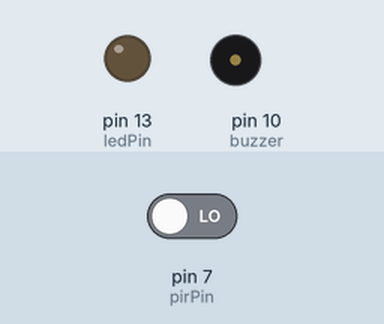
Simulated run of this sketch. Board: Arduino Uno, built with avr-gcc and run on an emulated ATmega328P. On the bench: output pins drawn as LEDs (lit = HIGH), buzzer (waves = sounding). Inputs (shaded band) come from the test bench; at power-on: pin 7 (pirPin) LOW. What the sketch prints to the serial monitor is not drawn.

Above: at 3.2 s.
3.3 s: pin 7 (pirPin) driven HIGH
At 4.8 s:
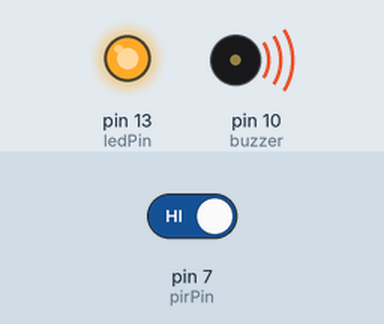
At 7.4 s:
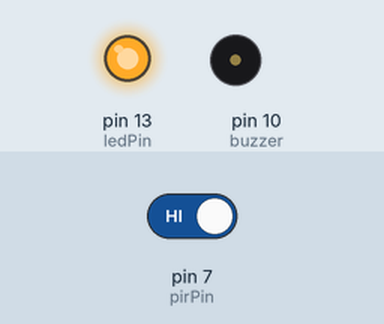
Timing chart, 0 to 12.8 s (numbered marks = the images above; inputs shaded):
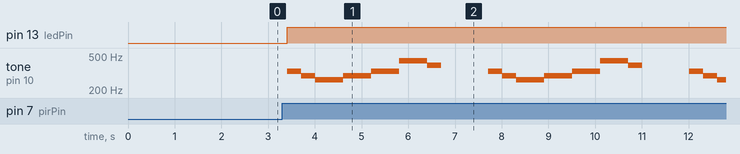

The sketch:

micon.ino
```cpp
#include <SoftwareSerial.h> /*シリアル通信を行うためのライブラリ*/
/***************送受信ピン*************************/
#define rxpin 8 // Arduino の受信ピンとして設定した pin 番号を X と置き換える
#define txpin 6 // Arduino の送信ピンとして設定した pin 番号を Y と置き換える
/***************送受信ピン*************************/

/**********走行関係*************/
#define RIGHT 1
#define LEFT -1
#define DRIVE 145 //(右回転速度,左回転速度)
/**********走行関係*************/

/******センサーパケットナンバー********/
#define CL 9
#define CFL 10
#define CFR 11
#define CR 12
#define BUMPSDROPS 7
#define IR 17
/******センサーパケットナンバー********/

// RX,TXピンの割り当て
SoftwareSerial softSerial = SoftwareSerial(rxpin, txpin);

int ledPin = 13; // LED on pin 13 of Arduino
int pirPin = 7;  // Input for HC-S501
int buzzer = 10;

void setup()
{
  delay(2000);
  pinMode(rxpin, INPUT);
  pinMode(txpin, OUTPUT);
  pinMode(pirPin, INPUT);
  pinMode(ledPin, OUTPUT);
  digitalWrite(ledPin, LOW);
  softSerial.begin(57600);
  Serial.begin(57600);   // シリアルモニターのボーレートもこれと一致させてください
  softSerial.write(128); // This command starts the OI. //irobot への書き込み オープンインターフェイス開始のコマンド（Open Interface マニュアル参照
  softSerial.write(132); // set mode to full
}
/*************************************************************
  LOOP
*************************************************************/
void loop()
{
    int CLFFlag=0, BMPFlag=0, IRFlag=0, PIRFlag=0;
    int preState=0, state = 0;
    int bump, drops, ir;
    /*データの読み取り（バンパーとホイールドロップ）*/
    drops = get_1byteData(BUMPSDROPS) & 0x1C;
    ir = get_1byteData(IR);

    /*フラグの操作*/
    if ((get_1byteData(CL) == 1) || (get_1byteData(CFL) == 1) || (get_1byteData(CFR) == 1) || (get_1byteData(CR) == 1))CLFFlag = 1;
    if (0<(get_1byteData(BUMPSDROPS)&0x03) && (get_1byteData(BUMPSDROPS)&0x03)<4)BMPFlag = 1;
    if ((ir==248) || (ir==244) || (ir==252) || (ir==250) || (ir==246) || (ir==254))IRFlag = 1;
    if (get_PIR() == 1)PIRFlag = 1;
    /*優先順位確定*/
    preState = set_priority(CLFFlag, BMPFlag, IRFlag, PIRFlag);
    state = subdivide(preState);
    subSumption(state);
}

byte get_1byteData(int op)
{
  byte sensor;

  softSerial.write(142);
  softSerial.write(op);
  delay(100);
  if (softSerial.available() > 0)
  {
    sensor = softSerial.read();
  }
  // Serial.print(op  );
  //Serial.println(sensor);
  return sensor;
}

int get_PIR(void)
{
  int pirVal;
  pirVal= digitalRead(pirPin);
  digitalWrite(ledPin, pirVal);
  //Serial.println(pirVal);
  return pirVal;
}

int set_priority(int flg1, int flg2, int flg3, int flg4)
{
  int priority = 0;
  /*
     1位：崖回避
     2位：障害物回避
     3位：ホームベースを追跡
     4位：人感センサを読み取り音楽を鳴らす
  */
  /*優先順位が高い行動を下に*/
  if (flg4 == 1)priority = 4;/*PIR*/
  if (flg3 == 1)priority = 3;/*IR*/
  if (flg2 == 1)priority = 2;/*BUMPER*/
  if (flg1 == 1) priority = 1;/*CLIF*/
  Serial.print("優先度=");
  Serial.println(priority);
  return priority;
}

int subdivide(int preState)
{
  int sstate = 0;
  int bumper = 0, infRays = 0;

  switch (preState)
  {
    case 0:
      sstate = 0;
      break;

    case 1: /*崖検知*/
      if ((get_1byteData(CFL) == 1) || (get_1byteData(CFR) == 1))sstate = 1;
      if (get_1byteData(CL) == 1)sstate = 2;
      if (get_1byteData(CR) == 1)sstate = 3;
      break;

    case 2: /*障害物検知*/
      bumper = get_1byteData(BUMPSDROPS) & 0x03;
      if (bumper == 3)sstate = 1;
      if (bumper == 2)sstate = 2;
      if (bumper == 1)sstate = 3;
      break;

    case 3:
      infRays = get_1byteData(IR);

      if (infRays == 248)sstate = 4;
      if (infRays == 244)sstate = 5;
      // if (infRays == 242)
      // {
      //   sstate = 6;
      // }
      if (infRays == 252)sstate = 7;
      if (infRays == 250)sstate = 8;
      if (infRays == 246)sstate = 9;
      if (infRays == 254)sstate = 10;
      break;

    case 4:
      sstate = 11;
      break;
  }
  return sstate;
}

/*pram1=右車輪速度, pram2=左車輪速度*/
void behave(int opecode, int param1, int param2)
{
  softSerial.write(opecode);
  softSerial.write((param1 & (0xFF << 8)) >> 8);
  softSerial.write(param1 & 0xFF);
  softSerial.write((param2 & (0xFF << 8)) >> 8);
  softSerial.write(param2 & 0xFF);
}

void turn(int direction, int time)
{
  behave(DRIVE, -200, -200);
  delay(500);
  if (direction == RIGHT)
  {
    behave(DRIVE, -350, 350);
  }
  else if (direction == LEFT)
  {
    behave(DRIVE, 350, -350);
  }
  delay(time);
  behave(DRIVE, 0, 0);
}

void subSumption(int state)
{
  switch (state)
  {
    /*何もしない=どのフラグも立ってない*/
    case 0:
      Serial.println("何もしない");
      break;

    case 1: /*正面に崖・障害物*/
      Serial.println("正面に崖・障害物");
      turn(RIGHT, 1252);
      break;

    case 2: /*左側に崖・障害物*/
      Serial.println("左側に崖・障害物");
      turn(RIGHT, 300);
      break;

    case 3: /*右側に崖・障害物*/
      Serial.println("右側に崖・障害物");
      turn(LEFT, 300);
      break;

    case 4: /*red bouy*/
      Serial.println("red bouy");
      behave(DRIVE, 115, 95);
      break;

    case 5: /*green bouy*/
      Serial.println("green bouy");
      behave(DRIVE, 95, 115);
      break;

    // case 6: /*force field*/
    // break;

    case 7: /*red and green*/
      Serial.println("red and breen");
      behave(DRIVE, 115, 115);
      break;

    case 8: /*red and force*/
      Serial.println("red and force");
      behave(DRIVE, 75, 67);
      break;

    case 9: /*green and force*/
      Serial.println("green and force");
      behave(DRIVE, 67, 75);
      break;

    case 10: /*red and green and force*/
      Serial.println("red green force");
      behave(DRIVE, 75, 75);
      break;

    case 11:
      Serial.println("歌を歌う");
      behave(DRIVE, 0, 0);
      tone(buzzer, 330, 300);//ミ
      delay(300);
      tone(buzzer, 294, 300);//れ
      delay(300);
      tone(buzzer, 262, 600);
      delay(600);
      tone(buzzer, 294, 600);
      delay(600);
      tone(buzzer, 330, 600);
      delay(600);
      tone(buzzer, 440, 600);
      delay(600);
      tone(buzzer, 392, 300);
      delay(600);
      break;
  }
}

int get_2byteData(int op)
{
  int data;
  byte high, low;

  softSerial.write(142);
  softSerial.write(op);
  delay(150);
  high = softSerial.read();
  low = softSerial.read();
  data = (int)(high << 8) + low;
  // Serial.print(op);
  // Serial.println(data);
  return data;
}
```

Measured:
- after the input at 3.3 s, pin 13 (ledPin): LOW → HIGH after 0.10 s; tone on pin 10 (buzzer): silent → 330 Hz after 0.10 s, then repeats every 4.3 s: 294 Hz 0.30 s, 262 Hz 0.60 s, 294 Hz 0.60 s, 330 Hz 0.60 s, 440 Hz 0.60 s, 392 Hz 0.30 s, silent 1.0 s, 330 Hz 0.30 s
